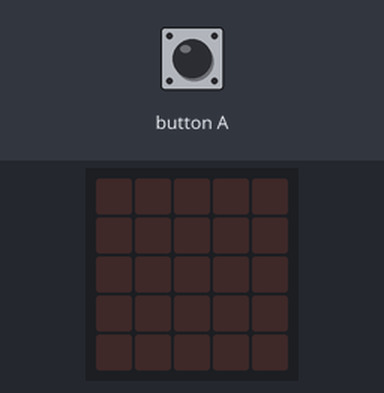
This program was run on a simulated BBC micro:bit (MakeCode). On the bench: the board's 5×5 LED display. The test bench sets the inputs (shaded band). Random numbers come from a fixed seed.

Above: at 1.2 s.
1.3 s: button A pressed for 0.15 s
At 2.0 s:
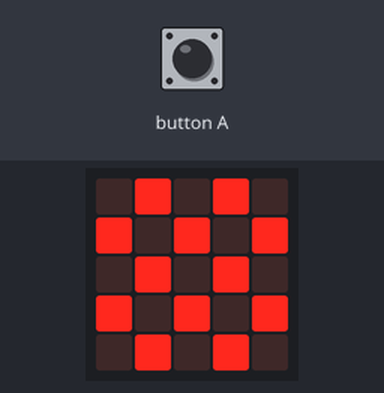
At 10.2 s:
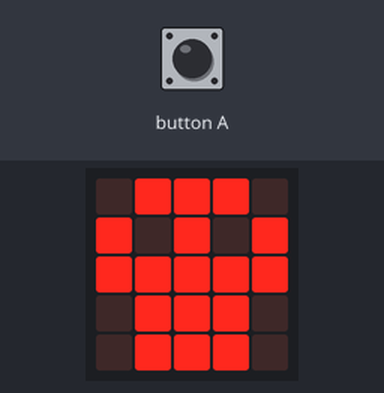
Timing chart, 0 to 10.5 s (numbered marks = the images above; inputs shaded):
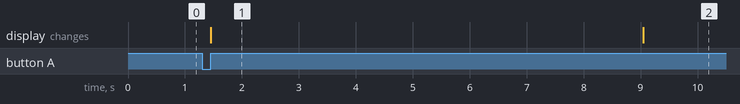

The program:

main.ts
```typescript
let Tiempo = 0
input.onButtonPressed(Button.A, function () {
    Tiempo = randint(5, 15)
    basic.showIcon(IconNames.Chessboard)
    while (Tiempo > 0) {
        Tiempo += -1
        basic.pause(1000)
    }
    basic.showIcon(IconNames.Skull)
})
basic.forever(function () {

})
```

test.ts
```typescript
// aquí va el archivo "tests"; esto no se compilará cuando este paquete se utilice como una extensión.
```

Measured:
- after the input at 1.3 s, the display: changes after 0.15 s (image 1)
- what the display in image 1 shows lasts 7.6 s, from 1.5 s to 9.1 s
